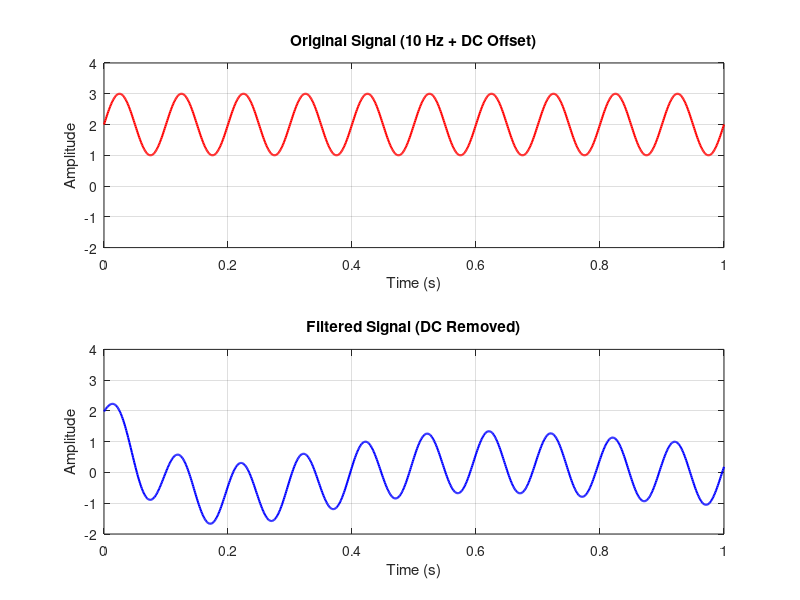

This figure's MATLAB source:
% --- Problem 17: High-Pass Filter Design ---
clc; clear; close all;

% Generate a Signal with DC Offset
fs = 1000;                  % Sampling frequency
t = 0:1/fs:1;                % 1 second duration
f_sig = 10;                  % Desired signal frequency (10 Hz)
dc_offset = 2;               % DC component to be removed
x_original = dc_offset + sin(2*pi*f_sig*t);

% Design High-Pass Filter
fc = 1;                      % Cutoff frequency (Hz) - just above DC
order = 4;
[b, a] = butter(order, fc/(fs/2), 'high');

% Apply Filter
x_filtered = filter(b, a, x_original);

% Plotting
figure('Name', 'Problem 17: High-Pass Filter Design');
subplot(2,1,1);
plot(t, x_original, 'r', 'LineWidth', 1.5);
title('Original Signal (10 Hz + DC Offset)');
xlabel('Time (s)'); ylabel('Amplitude'); grid on;
ylim([-2 4]);

subplot(2,1,2);
plot(t, x_filtered, 'b', 'LineWidth', 1.5);
title('Filtered Signal (DC Removed)');
xlabel('Time (s)'); ylabel('Amplitude'); grid on;
ylim([-2 4]);

% Compare Mean Values
mean_original = mean(x_original);
mean_filtered = mean(x_filtered);
fprintf('Mean of original signal: %.4f\n', mean_original);
fprintf('Mean of filtered signal: %.4f\n', mean_filtered);
